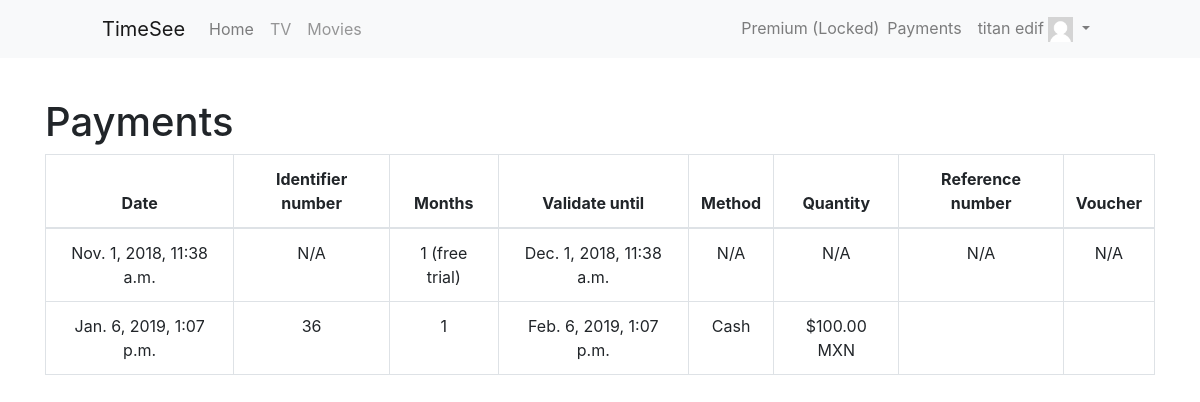
/payments/history/ (signed in), run on the app's committed database.
### accounts/models.py (models this page shows, shortened)
class Profile(models.Model):
	country_choices = (
		("MX", "Mexico"),
		("USA", "United States of America"),
	)
	user = models.OneToOneField(User, on_delete=models.CASCADE)
	photo = models.ImageField(upload_to="users/%Y/%m/%d", blank=True, default="/userDefault.png")
	phone = models.CharField(max_length=13, blank=True, null=True)
	country = models.CharField(max_length=10, choices=country_choices)
	is_enabled = models.BooleanField(default=True)
	monthly_payment = models.DecimalField(decimal_places=2, max_digits=5, null=True, blank=True)
	foreign_currency = models.CharField(max_length=10, null=True, blank=True)
	free_trial_deadline = models.DateTimeField(null=True, blank=True)
	is_premium = models.BooleanField(default=False)
	def update_status(self):
		if self.user.is_staff == False:
			now = timezone.now()
			last_payment = Payment.objects.filter(user=self.user).last()
			if last_payment is None:
				self.is_premium = False
				if now > self.user.profile.free_trial_deadline:
					self.is_enabled = False
				else:
					self.is_enabled = True
			else:
				self.is_premium = True
				if now > last_payment.deadline:
					self.is_enabled = False
				else:
					self.is_enabled = True
			self.save()
	def save(self, *args, **kwargs):
		if self.user.is_staff == False:
			if self.country == "USA":
				self.foreign_currency = "USD"
				self.monthly_payment = 10
			elif self.country == "MX":
				self.foreign_currency = "MXN"
				self.monthly_payment = 100
			self.free_trial_deadline = self.user.date_joined + relativedelta(months=1)
		super(Profile, self).save(*args, **kwargs)

### payments/models.py (models this page shows, shortened)
class Payment(models.Model):
	months_choices = [(i,i) for i in range((1),(13))]
	method_choices = (
		('Cash' , 'Cash'),
		('Deposit' , 'Deposit'),
	)
	user = models.ForeignKey(User, on_delete=models.CASCADE, related_name="user")
	quantity = models.DecimalField(decimal_places=2, max_digits=7)
	months = models.IntegerField(choices=months_choices, default=1)
	deadline = models.DateTimeField(null=True, blank=True)
	method = models.CharField(choices=method_choices, default="Cash", max_length=10)
	reference_number = models.CharField(max_length=30, null=True, blank=True)
	voucher = models.ImageField(upload_to="voucher/%Y/%m/%d", null=True, blank=True)
	created = models.DateTimeField(default=timezone.now)
	author = models.ForeignKey(User, on_delete=models.CASCADE, related_name="author", default=1)

### payments/views.py (the view, shortened to what this page needs)
# urls.py: url('history/(?P<username>[-\w]+)/$', views.PaymentsListView.as_view(), name="PaymentsListClient"),
class PaymentsListView(View):
	@method_decorator(login_required)
	def get(self, request, username=None):
		template_name = 'payments/list_payments.html'
		if request.user.is_staff:
			author = get_object_or_404(User, username=request.user.username)
			user = User.objects.get(username=username)
			form = PaymentCreateForm(user=user, author=author)
		else:
			user = User.objects.get(username=request.user.username)
			form = None
			user.profile.update_status()
		payments = Payment.objects.filter(user=user)
		context = {
			'user': user,
			'payments': payments,
			'form': form,
		}
		return render(request, template_name, context)

### payments/templates/payments/list_payments.html (shortened to what this page needs)
{%extends 'base.html'%}
{%block content%}
<div class="row">
	<div class="col-12">
		<h1>Payments</h1>
	</div>
	<div class="col-12">
		<div class="table-responsive">
			<table class="table table-bordered text-center">
				<thead>
					<tr>
						<th>Date</th>
						<th>Identifier number</th>
						<th>Months</th>
						<th>Validate until</th>
						<th>Method</th>
						<th>Quantity</th>
						<th>Reference number</th>
						<th>Voucher</th>
					</tr>
				</thead>
				<tbody>
					<tr>
						<td>{{user.date_joined}}</td>
						<td>N/A</td>
						<td>1 (free trial)</td>
						<td>{{user.profile.free_trial_deadline}}</td>
						<td>N/A</td>
						<td>N/A</td>
						<td>N/A</td>
						<td>N/A</td>
					</tr>
		{%for payment in payments%}
					<tr>
						<td>{{payment.created}}</td>
						<td>{{payment.pk}}</td>
						<td>{{payment.months}}</td>
						<td>{{payment.deadline}}</td>
						<td>{{payment.method}}</td>
						<td>${{payment.quantity}} {{user.profile.foreign_currency}}</td>
						<td>{%if payment.reference_number%}{{payment.reference_number}}{%endif%}</td>
						<td>{%if payment.voucher%}<a href="{{payment.voucher.url}}">See</a>{%endif%}</td>
					</tr>
		{%endfor%}
				</tbody>
			</table>
		</div>
	</div>
</div>
{%endblock content%}

### templates/base.html (shortened to what this page needs)
{% load static%}
<!DOCTYPE html>
<html lang="en">
	<head>
		<link rel="stylesheet" type="text/css" href="{%static '/css/styles.css'%}">
    <link rel="stylesheet" href="https://maxcdn.bootstrapcdn.com/bootstrap/4.0.0/css/bootstrap.min.css">
	</head>
	<body>
    <nav class="navbar navbar-expand-lg navbar-light bg-light">
      <a class="navbar-brand" href="{%if request.user.is_authenticated == False%}{%url 'main:Main'%}{%endif%}">TimeSee</a>
      {%if request.user.is_authenticated%}
      <div class="collapse navbar-collapse" id="navbarTogglerDemo02">
        <ul class="navbar-nav mr-auto mt-2 mt-lg-0">
          <li class="nav-item">
            <a class="nav-link" href="{%url 'accounts:Home'%}">Home <span class="sr-only">(current)</span></a>
          </li>
          <li class="nav-item {%if request.user.profile.is_enabled == False%}disabled{%endif%}">
            <a class="nav-link" href="{%url 'TV:ChannelsList'%}">TV</a>
          </li>
          <li class="nav-item {%if request.user.profile.is_enabled == False%}disabled{%endif%}">
            <a class="nav-link" href="{%url 'Movies:MoviesList'%}">Movies</a>
          </li>
        </ul>
        <ul class="navbar-nav ml-auto">
        {%if request.user.is_staff is False%}
          <span class="navbar-text">
            {%if request.user.profile.is_premium == True and request.user.profile.is_enabled == True%}Premium (Enabled) {%elif request.user.profile.is_premium == True and request.user.profile.is_enabled == False%}Premium (Locked){%elif request.user.profile.is_premium == False and request.user.profile.is_enabled == True%}Free trial (Enable){%else%} Free trial (Finished) {%endif%}
          </span>
          <li class="nav-item">
            <a class="nav-link" href="{%url 'payments:PaymentsList'%}">Payments</a>
          </li>
        {%endif%}
          <li class="nav-item dropdown">
            <a class="nav-link dropdown-toggle" href="#" id="navbarDropdownMenuLink" data-toggle="dropdown" aria-haspopup="true" aria-expanded="false">
              {{request.user.get_full_name}}
              <img src="{{request.user.profile.photo.url}}" class="myphoto">
            </a>
          </li>
        </ul>
      </div>
      {%endif%}
    </nav>
		<section class="container content">
      {%block content%}
			{%endblock content%}
  	</section>
	</body>
</html>

### static/css/styles.css (style rules this page uses)
.content, .sub-title { padding-top: 40px; }
.myphoto { height: 25px; width: 25px; }
@media screen and (min-width: 992px) { .navbar-brand { padding-left: 86px; } }
@media screen and (min-width: 992px) { .ml-auto { padding-right: 86px; } }
.disabled { cursor: not-allowed; opacity: 0.8; }
.disabled > a { color: currentColor; display: inline-block; pointer-events: none; text-decoration: none; }

### data on the page
Payment: created "Jan. 6, 2019, 1:07 p.m.", pk "36", months "1", deadline "Feb. 6, 2019, 1:07 p.m.", method "Cash", quantity "100.00"

### other printed values
{{ request.user.get_full_name }} "titan edif"
{{ user.date_joined }} "Nov. 1, 2018, 11:38 a.m."
{{ user.profile.free_trial_deadline }} "Dec. 1, 2018, 11:38 a.m."
{{ user.profile.foreign_currency }} "MXN"
